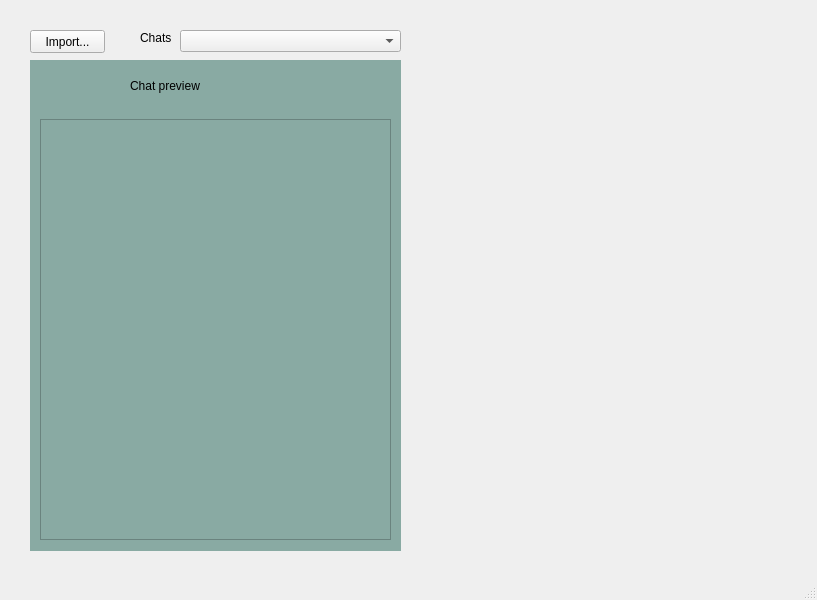
<?xml version="1.0" encoding="UTF-8"?>
<ui version="4.0">
 <class>MainWindow</class>
 <widget class="QMainWindow" name="MainWindow">
  <property name="geometry">
   <rect>
    <x>0</x>
    <y>0</y>
    <width>817</width>
    <height>600</height>
   </rect>
  </property>
  <property name="windowTitle">
   <string>MainWindow</string>
  </property>
  <widget class="QWidget" name="central_widget">
   <widget class="QWidget" name="widget" native="true">
    <property name="geometry">
     <rect>
      <x>30</x>
      <y>60</y>
      <width>371</width>
      <height>491</height>
     </rect>
    </property>
    <property name="styleSheet">
     <string notr="true">background-color: rgb(137, 170, 163);</string>
    </property>
    <widget class="QLabel" name="preview_title">
     <property name="geometry">
      <rect>
       <x>100</x>
       <y>10</y>
       <width>191</width>
       <height>31</height>
      </rect>
     </property>
     <property name="styleSheet">
      <string notr="true">font: 20pt &quot;Times New Roman&quot;;</string>
     </property>
     <property name="text">
      <string>Chat preview</string>
     </property>
    </widget>
    <widget class="QScrollArea" name="scrollArea">
     <property name="geometry">
      <rect>
       <x>10</x>
       <y>59</y>
       <width>351</width>
       <height>421</height>
      </rect>
     </property>
     <property name="widgetResizable">
      <bool>true</bool>
     </property>
     <widget class="QWidget" name="scrollAreaWidgetContents_2">
      <property name="geometry">
       <rect>
        <x>0</x>
        <y>0</y>
        <width>349</width>
        <height>419</height>
       </rect>
      </property>
     </widget>
    </widget>
   </widget>
   <widget class="QPushButton" name="import_button">
    <property name="geometry">
     <rect>
      <x>30</x>
      <y>30</y>
      <width>75</width>
      <height>23</height>
     </rect>
    </property>
    <property name="text">
     <string>Import...</string>
    </property>
   </widget>
   <widget class="QComboBox" name="chats_list">
    <property name="geometry">
     <rect>
      <x>180</x>
      <y>30</y>
      <width>221</width>
      <height>22</height>
     </rect>
    </property>
   </widget>
   <widget class="QLabel" name="label">
    <property name="geometry">
     <rect>
      <x>140</x>
      <y>30</y>
      <width>61</width>
      <height>16</height>
     </rect>
    </property>
    <property name="styleSheet">
     <string notr="true">font: 75 12pt &quot;Times New Roman&quot;;</string>
    </property>
    <property name="text">
     <string>Chats</string>
    </property>
   </widget>
  </widget>
  <widget class="QStatusBar" name="statusbar"/>
  <action name="actionOpen">
   <property name="text">
    <string>Open</string>
   </property>
  </action>
  <action name="actionExit">
   <property name="text">
    <string>Save </string>
   </property>
  </action>
  <action name="actionSave_as">
   <property name="text">
    <string>Save as</string>
   </property>
  </action>
  <action name="actionExit_2">
   <property name="text">
    <string>Exit</string>
   </property>
  </action>
 </widget>
 <resources/>
 <connections/>
</ui>
